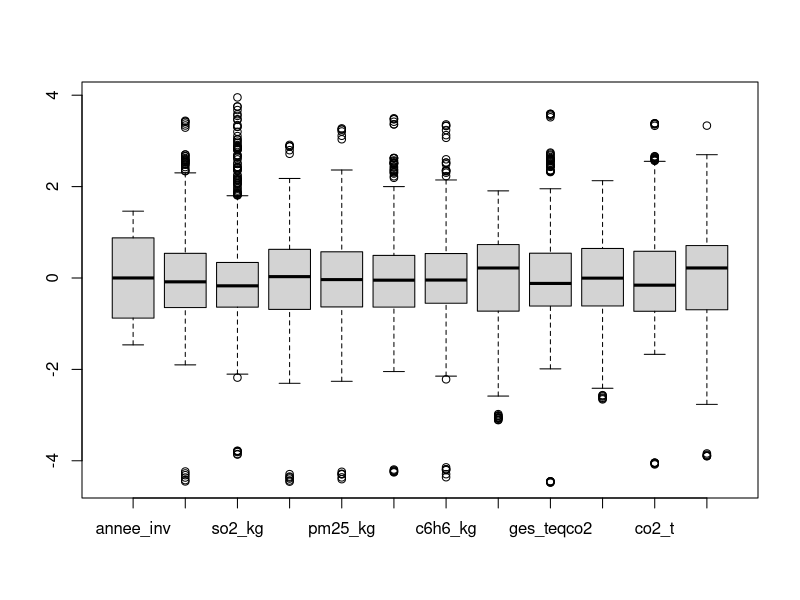
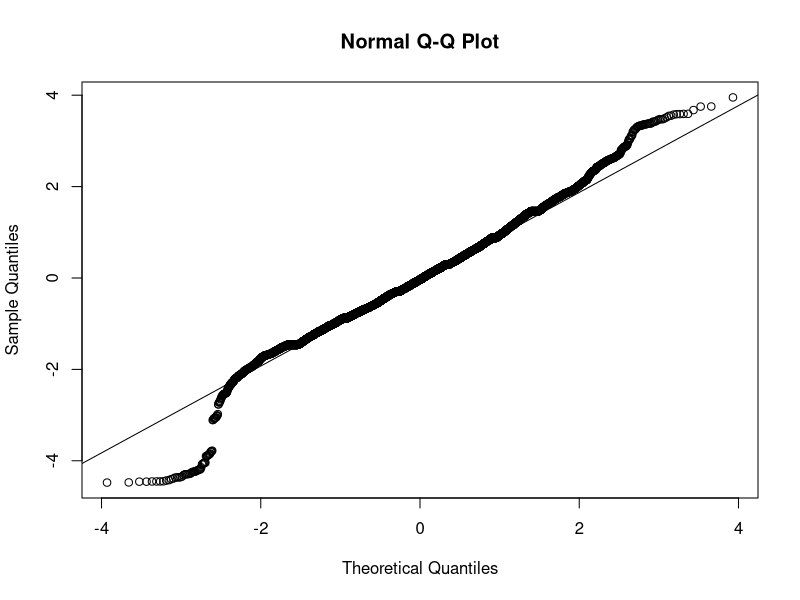
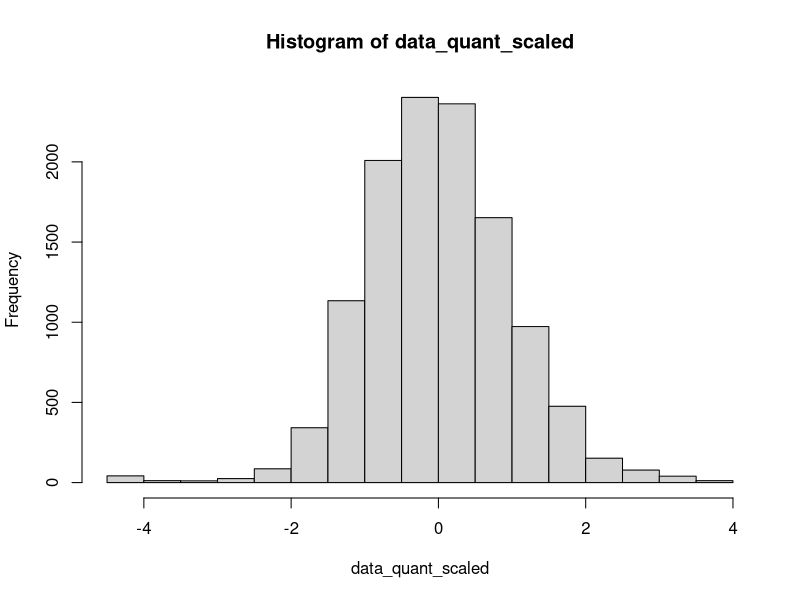
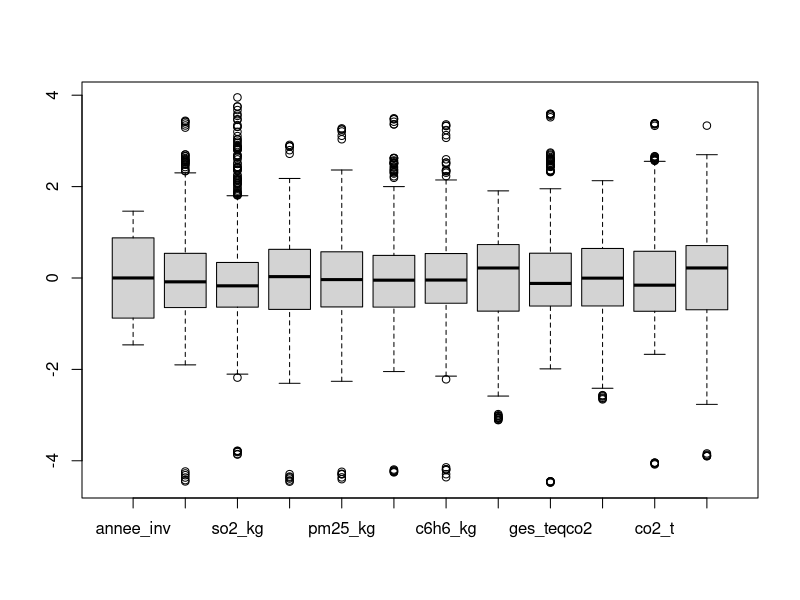
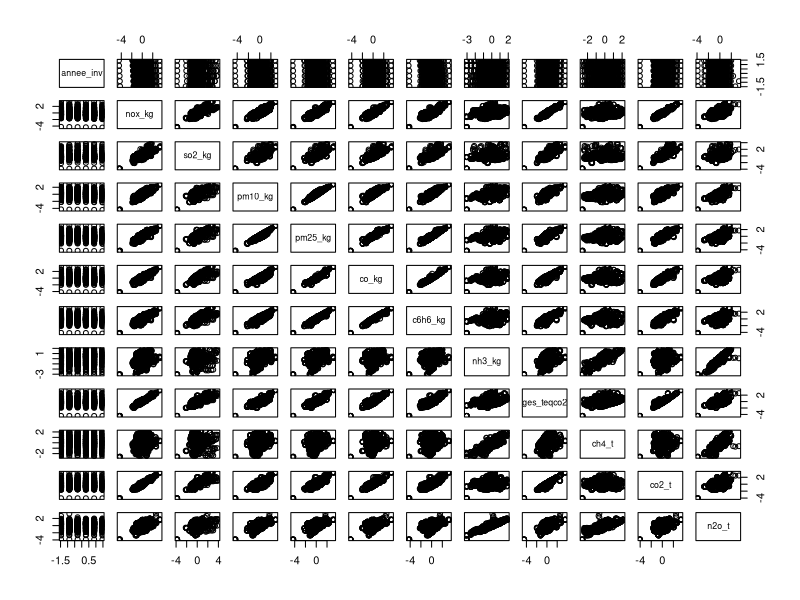
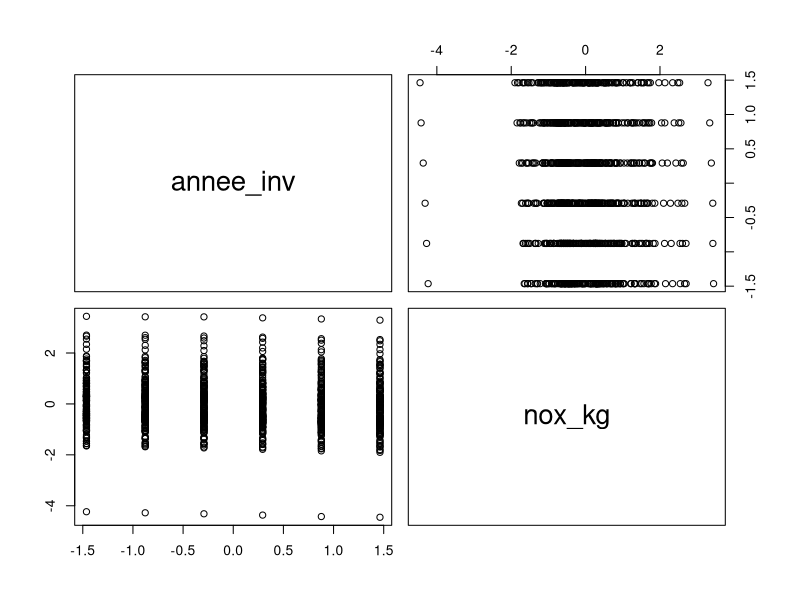

Write the R code that produced these figures, in order. (Note: this script raises an error after producing the figures.)

#recherche préliminair Alexandre Demarquet 29/09 1ere séance
Data<-read.csv('Data-projetmodIA-2324.csv')
head(Data)

summary(Data)
data_quant <- Data[,3:14]
head(data_quant)
data_quant_scaled <- scale(log(data_quant))
head(data_quant_scaled)
boxplot(data_quant_scaled)
qqnorm(data_quant_scaled)
qqline(data_quant_scaled)
hist(data_quant_scaled)
table(data_quant_scaled)
cor(data_quant_scaled)
variable.names(data_quant_scaled)
str(data_quant_scaled)
data_scaled_df <- as.data.frame(data_quant_scaled)
boxplot(data_scaled_df)
pairs(data_scaled_df)
pairs(data_scaled_df[,1:2])
mat_cor <- cor(data_scaled_df)
corrplot(mat_cor,method="ellipse")
corrplot(mat_cor,method="shade")
hist(data_scaled_df$nox_kg)
# La transformation logarithmique peut faciliter l'interprétation des valeurs, en particulier lorsque les données présentent des variations importantes et que la standardisation ne suffit pas à rendre la distribution plus normale.

#dans rapport expliquier l'interet de la transformation en log des données et montré un exemple classique puis mettre un chunk de R pas compile pour montrer l'interet sur les autres variabables